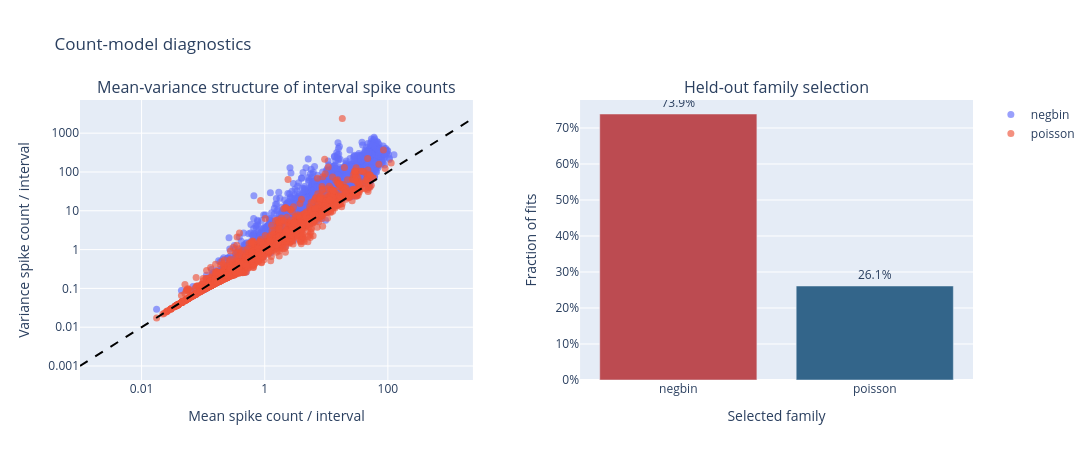
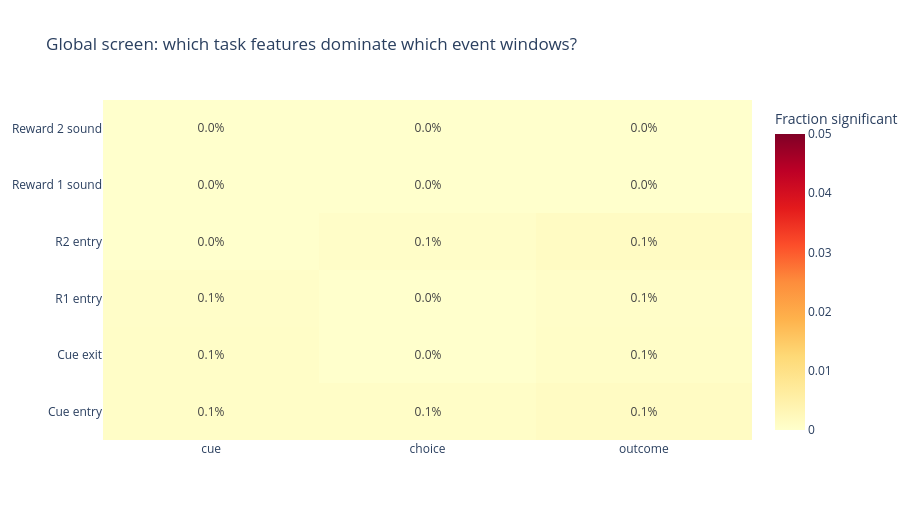

Notebook cell for these charts, in order:
### Code cell
family_summary = (
    glm_results.groupby("family_selected", as_index=False)
    .size()
    .rename(columns={"size": "n_fits"})
)
family_summary["fraction"] = family_summary["n_fits"] / family_summary["n_fits"].sum()

fig_family = make_subplots(
    rows=1,
    cols=2,
    subplot_titles=("Mean-variance structure of interval spike counts", "Held-out family selection"),
    horizontal_spacing=0.12,
)

scatter_df = glm_results.copy()
scatter_df["log_mean_count"] = np.log10(np.clip(scatter_df["mean_count"], 1e-3, None))
scatter_df["log_var_count"] = np.log10(np.clip(scatter_df["var_count"], 1e-3, None))

for family_name, family_df in scatter_df.groupby("family_selected", sort=False):
    fig_family.add_trace(
        go.Scatter(
            x=family_df["mean_count"],
            y=family_df["var_count"],
            mode="markers",
            name=family_name,
            marker=dict(size=7, opacity=0.65),
            customdata=np.stack(
                [
                    family_df["session_id"],
                    family_df["unit"],
                    family_df["interval_label"],
                    family_df["full_fde_cv"].round(3),
                ],
                axis=1,
            ),
            hovertemplate=(
                "Session=%{customdata[0]}<br>"
                "Unit=%{customdata[1]}<br>"
                "Interval=%{customdata[2]}<br>"
                "mean=%{x:.2f}<br>"
                "var=%{y:.2f}<br>"
                "full FDE=%{customdata[3]}<extra></extra>"
            ),
            showlegend=True,
        ),
        row=1,
        col=1,
    )

max_diag = float(np.nanmax(scatter_df[["mean_count", "var_count"]].to_numpy())) if len(scatter_df) else 1.0
diag_x = np.linspace(1e-3, max(max_diag, 1.0), 200)
fig_family.add_trace(
    go.Scatter(
        x=diag_x,
        y=diag_x,
        mode="lines",
        line=dict(color="black", dash="dash"),
        name="Var = Mean",
        showlegend=False,
    ),
    row=1,
    col=1,
)

fig_family.add_trace(
    go.Bar(
        x=family_summary["family_selected"],
        y=family_summary["fraction"],
        text=family_summary["fraction"].map(lambda x: f"{100*x:.1f}%"),
        textposition="outside",
        marker_color=["#33658A" if fam == "poisson" else "#BC4B51" for fam in family_summary["family_selected"]],
        showlegend=False,
    ),
    row=1,
    col=2,
)

fig_family.update_xaxes(type="log", title_text="Mean spike count / interval", row=1, col=1)
fig_family.update_yaxes(type="log", title_text="Variance spike count / interval", row=1, col=1)
fig_family.update_xaxes(title_text="Selected family", row=1, col=2)
fig_family.update_yaxes(title_text="Fraction of fits", tickformat=".0%", row=1, col=2)
fig_family.update_layout(height=460, width=1100, title_text="Count-model diagnostics")
fig_family.show()

global_summary = (
    feature_results.groupby(["interval_label", "feature"], as_index=False)
    .agg(
        frac_significant=("is_significant", "mean"),
        median_delta_fde=("delta_fde", "median"),
        median_full_fde=("full_fde_cv", "median"),
        n_fits=("feature", "size"),
        n_significant=("is_significant", "sum"),
    )
)

heatmap_y = [INTERVAL_LABELS[name] for name in MAIN_INTERVALS]
heatmap_x = PRIMARY_FEATURES
pivot_frac = (
    global_summary.pivot(index="interval_label", columns="feature", values="frac_significant")
    .reindex(index=heatmap_y, columns=heatmap_x)
)
pivot_delta = (
    global_summary.pivot(index="interval_label", columns="feature", values="median_delta_fde")
    .reindex(index=heatmap_y, columns=heatmap_x)
)
pivot_full = (
    global_summary.pivot(index="interval_label", columns="feature", values="median_full_fde")
    .reindex(index=heatmap_y, columns=heatmap_x)
)
pivot_n = (
    global_summary.pivot(index="interval_label", columns="feature", values="n_fits")
    .reindex(index=heatmap_y, columns=heatmap_x)
)

customdata = np.dstack(
    [
        np.round(pivot_delta.to_numpy(dtype=float), 4),
        np.round(pivot_full.to_numpy(dtype=float), 4),
        pivot_n.to_numpy(dtype=float),
    ]
)

fig_global = go.Figure(
    data=[
        go.Heatmap(
            z=pivot_frac.to_numpy(dtype=float),
            x=heatmap_x,
            y=heatmap_y,
            colorscale="YlOrRd",
            zmin=0.0,
            zmax=max(0.05, float(np.nanmax(pivot_frac.to_numpy(dtype=float)))),
            customdata=customdata,
            text=np.vectorize(lambda x: f"{100*x:.1f}%" if np.isfinite(x) else "NA")(pivot_frac.to_numpy(dtype=float)),
            texttemplate="%{text}",
            hovertemplate=(
                "Interval=%{y}<br>"
                "Feature=%{x}<br>"
                "Frac significant=%{z:.3f}<br>"
                "Median delta FDE=%{customdata[0]:.4f}<br>"
                "Median full FDE=%{customdata[1]:.4f}<br>"
                "n fits=%{customdata[2]:.0f}<extra></extra>"
            ),
            colorbar=dict(title="Fraction significant"),
        )
    ]
)
fig_global.update_layout(
    title="Global screen: which task features dominate which event windows?",
    width=920,
    height=520,
)
fig_global.show()

display(global_summary.sort_values(["frac_significant", "median_delta_fde"], ascending=[False, False]).head(18))

### Figure 1 — Plotly figure (JSON) as saved in the notebook; plotly's stock layout.template omitted (floating-point values rounded to 4 significant figures; data arrays with more than 128 entries replaced by an {"elided": "..."} marker saying what was removed)
{"data": [{"customdata": {"elided": "5034x4 mixed values"}, "hovertemplate": "Session=%{customdata[0]}<br>Unit=%{customdata[1]}<br>Interval=%{customdata[2]}<br>mean=%{x:.2f}<br>var=%{y:.2f}<br>full FDE=%{customdata[3]}<extra></extra>", "marker": {"opacity": 0.65, "size": 7}, "mode": "markers", "name": "negbin", "showlegend": true, "type": "scatter", "x": {"elided": "5034 float values"}, "xaxis": "x", "y": {"elided": "5034 float values"}, "yaxis": "y"}, {"customdata": {"elided": "1779x4 mixed values"}, "hovertemplate": "Session=%{customdata[0]}<br>Unit=%{customdata[1]}<br>Interval=%{customdata[2]}<br>mean=%{x:.2f}<br>var=%{y:.2f}<br>full FDE=%{customdata[3]}<extra></extra>", "marker": {"opacity": 0.65, "size": 7}, "mode": "markers", "name": "poisson", "showlegend": true, "type": "scatter", "x": {"elided": "1779 float values"}, "xaxis": "x", "y": {"elided": "1779 float values"}, "yaxis": "y"}, {"line": {"color": "black", "dash": "dash"}, "mode": "lines", "name": "Var = Mean", "showlegend": false, "type": "scatter", "x": {"elided": "200 float values"}, "xaxis": "x", "y": {"elided": "200 float values"}, "yaxis": "y"}, {"marker": {"color": ["#BC4B51", "#33658A"]}, "showlegend": false, "text": ["73.9%", "26.1%"], "textposition": "outside", "type": "bar", "x": ["negbin", "poisson"], "xaxis": "x2", "y": [0.7389, 0.2611], "yaxis": "y2"}], "layout": {"annotations": [{"font": {"size": 16}, "showarrow": false, "text": "Mean-variance structure of interval spike counts", "x": 0.22, "xanchor": "center", "xref": "paper", "y": 1, "yanchor": "bottom", "yref": "paper"}, {"font": {"size": 16}, "showarrow": false, "text": "Held-out family selection", "x": 0.78, "xanchor": "center", "xref": "paper", "y": 1, "yanchor": "bottom", "yref": "paper"}], "height": 460, "title": {"text": "Count-model diagnostics"}, "width": 1100, "xaxis": {"anchor": "y", "domain": [0, 0.44], "title": {"text": "Mean spike count / interval"}, "type": "log"}, "xaxis2": {"anchor": "y2", "domain": [0.56, 1], "title": {"text": "Selected family"}}, "yaxis": {"anchor": "x", "domain": [0, 1], "title": {"text": "Variance spike count / interval"}, "type": "log"}, "yaxis2": {"anchor": "x2", "domain": [0, 1], "tickformat": ".0%", "title": {"text": "Fraction of fits"}}}}

### Figure 2 — Plotly figure (JSON) as saved in the notebook; plotly's stock layout.template omitted (floating-point values rounded to 4 significant figures)
{"data": [{"colorbar": {"title": {"text": "Fraction significant"}}, "colorscale": [[0, "rgb(255,255,204)"], [0.125, "rgb(255,237,160)"], [0.25, "rgb(254,217,118)"], [0.375, "rgb(254,178,76)"], [0.5, "rgb(253,141,60)"], [0.625, "rgb(252,78,42)"], [0.75, "rgb(227,26,28)"], [0.875, "rgb(189,0,38)"], [1, "rgb(128,0,38)"]], "customdata": [-0.0134, -0.1707, 1564.0, -0.0188, -0.1707, 1564.0, -0.0176, -0.1707, 1564.0, -0.015, -0.1654, 1503.0, -0.0201, -0.1654, 1503.0, -0.0213, -0.1654, 1503.0, -0.0192, -0.1662, 1575.0, -0.0227, -0.1662, 1575.0, -0.0149, -0.1662, 1575.0, -0.0174, -0.1967, 1583.0, -0.0203, -0.1967, 1583.0, -0.0192, -0.1967, 1583.0, NaN, -0.2972, 461.0, NaN, -0.2972, 461.0, NaN, -0.2972, 461.0, NaN, -0.4404, 127.0, NaN, -0.4404, 127.0, NaN, -0.4404, 127.0], "hovertemplate": "Interval=%{y}<br>Feature=%{x}<br>Frac significant=%{z:.3f}<br>Median delta FDE=%{customdata[0]:.4f}<br>Median full FDE=%{customdata[1]:.4f}<br>n fits=%{customdata[2]:.0f}<extra></extra>", "text": [["0.1%", "0.1%", "0.1%"], ["0.1%", "0.0%", "0.1%"], ["0.1%", "0.0%", "0.1%"], ["0.0%", "0.1%", "0.1%"], ["0.0%", "0.0%", "0.0%"], ["0.0%", "0.0%", "0.0%"]], "texttemplate": "%{text}", "type": "heatmap", "x": ["cue", "choice", "outcome"], "y": ["Cue entry", "Cue exit", "R1 entry", "R2 entry", "Reward 1 sound", "Reward 2 sound"], "z": [[0.0006394, 0.0006394, 0.001279], [0.0006653, 0.0, 0.0006653], [0.0006349, 0.0, 0.0006349], [0.0, 0.0006317, 0.001263], [0.0, 0.0, 0.0], [0.0, 0.0, 0.0]], "zmax": 0.05, "zmin": 0}], "layout": {"height": 520, "title": {"text": "Global screen: which task features dominate which event windows?"}, "width": 920}}
